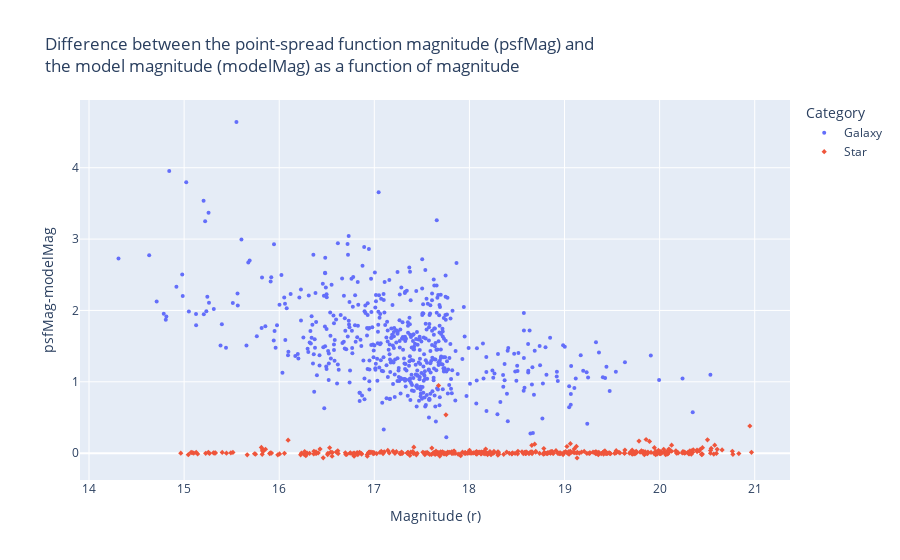

Write notebook code for a chart like this one.
### Code cell
ps.options.plotting.backend = "plotly"

import plotly.graph_objects as go

fig = train.sample(fraction=0.1, seed=5).to_pandas_on_spark().plot.scatter(
    x="modelMag_r",
    y="psfModelDiff",
    color="obj_category",
    symbol="obj_category",
    title="Difference between the point-spread function magnitude (psfMag) and <br>the model magnitude (modelMag) as a function of magnitude",
    labels=dict(
        modelMag_r="Magnitude (r)",
        psfModelDiff="psfMag-modelMag",
        obj_category="Category",
    ),
)

fig.update_traces(marker_size=4)

### Figure 1 — Plotly figure (JSON) as saved in the notebook; plotly's stock layout.template omitted (floating-point values rounded to 4 significant figures; data arrays with more than 128 entries replaced by an {"elided": "..."} marker saying what was removed)
{"data": [{"hovertemplate": "Category=Galaxy<br>Magnitude (r)=%{x}<br>psfMag-modelMag=%{y}<extra></extra>", "legendgroup": "Galaxy", "marker": {"color": "#636efa", "size": 4, "symbol": "circle"}, "mode": "markers", "name": "Galaxy", "orientation": "v", "showlegend": true, "type": "scatter", "x": {"elided": "568 float values"}, "xaxis": "x", "y": {"elided": "568 float values"}, "yaxis": "y"}, {"hovertemplate": "Category=Star<br>Magnitude (r)=%{x}<br>psfMag-modelMag=%{y}<extra></extra>", "legendgroup": "Star", "marker": {"color": "#EF553B", "size": 4, "symbol": "diamond"}, "mode": "markers", "name": "Star", "orientation": "v", "showlegend": true, "type": "scatter", "x": {"elided": "432 float values"}, "xaxis": "x", "y": {"elided": "432 float values"}, "yaxis": "y"}], "layout": {"autosize": true, "legend": {"title": {"text": "Category"}, "tracegroupgap": 0}, "title": {"text": "Difference between the point-spread function magnitude (psfMag) and <br>the model magnitude (modelMag) as a function of magnitude"}, "xaxis": {"anchor": "y", "autorange": true, "domain": [0, 1], "range": [13.86, 21.42], "title": {"text": "Magnitude (r)"}, "type": "linear"}, "yaxis": {"anchor": "x", "autorange": true, "domain": [0, 1], "range": [-0.4298, 5.003], "title": {"text": "psfMag-modelMag"}, "type": "linear"}}}
